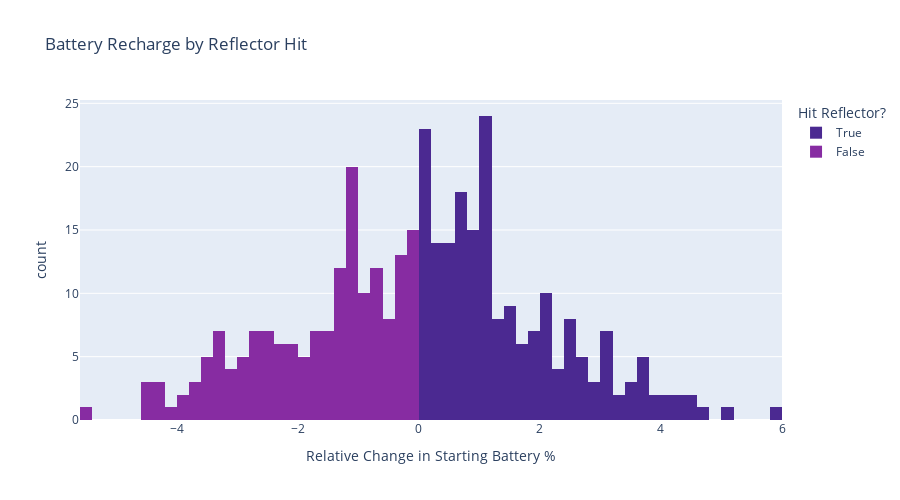

This figure's notebook cell:
### Code cell
px.histogram(df.sort_values('reflector_str'), x='battery delta', title='Battery Recharge by Reflector Hit', color='hit reflector', nbins=75, **histogram_options)

### Figure 1 — Plotly figure (JSON) as saved in the notebook; plotly's stock layout.template omitted (floating-point values rounded to 4 significant figures; data arrays with more than 128 entries replaced by an {"elided": "..."} marker saying what was removed)
{"data": [{"alignmentgroup": "True", "bingroup": "x", "hovertemplate": "Hit Reflector?=True<br>Relative Change in Starting Battery %=%{x}<br>count=%{y}<extra></extra>", "legendgroup": "True", "marker": {"color": "rgb(75, 41, 145)", "pattern": {"shape": ""}}, "name": "True", "nbinsx": 75, "offsetgroup": "True", "orientation": "v", "showlegend": true, "type": "histogram", "x": {"elided": "196 float values"}, "xaxis": "x", "yaxis": "y"}, {"alignmentgroup": "True", "bingroup": "x", "hovertemplate": "Hit Reflector?=False<br>Relative Change in Starting Battery %=%{x}<br>count=%{y}<extra></extra>", "legendgroup": "False", "marker": {"color": "rgb(135, 44, 162)", "pattern": {"shape": ""}}, "name": "False", "nbinsx": 75, "offsetgroup": "False", "orientation": "v", "showlegend": true, "type": "histogram", "x": {"elided": "169 float values"}, "xaxis": "x", "yaxis": "y"}], "layout": {"barmode": "relative", "height": 500, "legend": {"title": {"text": "Hit Reflector?"}, "tracegroupgap": 0}, "title": {"text": "Battery Recharge by Reflector Hit"}, "xaxis": {"anchor": "y", "domain": [0, 1], "title": {"text": "Relative Change in Starting Battery %"}}, "yaxis": {"anchor": "x", "domain": [0, 1], "title": {"text": "count"}}}}
